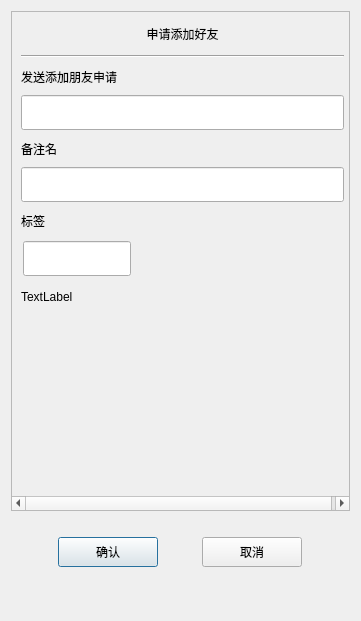
<?xml version="1.0" encoding="UTF-8"?>
<ui version="4.0">
 <class>ApplyFriend</class>
 <widget class="QDialog" name="ApplyFriend">
  <property name="geometry">
   <rect>
    <x>0</x>
    <y>0</y>
    <width>361</width>
    <height>621</height>
   </rect>
  </property>
  <property name="minimumSize">
   <size>
    <width>361</width>
    <height>621</height>
   </size>
  </property>
  <property name="maximumSize">
   <size>
    <width>361</width>
    <height>621</height>
   </size>
  </property>
  <property name="windowTitle">
   <string>Dialog</string>
  </property>
  <layout class="QVBoxLayout" name="verticalLayout">
   <item>
    <widget class="QScrollArea" name="scrollArea">
     <property name="minimumSize">
      <size>
       <width>0</width>
       <height>500</height>
      </size>
     </property>
     <property name="widgetResizable">
      <bool>true</bool>
     </property>
     <widget class="QWidget" name="scrollcontent">
      <property name="geometry">
       <rect>
        <x>0</x>
        <y>0</y>
        <width>347</width>
        <height>498</height>
       </rect>
      </property>
      <layout class="QVBoxLayout" name="verticalLayout_6">
       <property name="spacing">
        <number>0</number>
       </property>
       <property name="leftMargin">
        <number>0</number>
       </property>
       <property name="rightMargin">
        <number>0</number>
       </property>
       <item>
        <widget class="QLabel" name="apply_lb">
         <property name="minimumSize">
          <size>
           <width>0</width>
           <height>25</height>
          </size>
         </property>
         <property name="maximumSize">
          <size>
           <width>16777215</width>
           <height>25</height>
          </size>
         </property>
         <property name="text">
          <string>申请添加好友</string>
         </property>
         <property name="alignment">
          <set>Qt::AlignmentFlag::AlignCenter</set>
         </property>
        </widget>
       </item>
       <item>
        <widget class="QWidget" name="apply_wid" native="true">
         <layout class="QVBoxLayout" name="verticalLayout_2">
          <item>
           <widget class="Line" name="h_line">
            <property name="orientation">
             <enum>Qt::Orientation::Horizontal</enum>
            </property>
           </widget>
          </item>
          <item>
           <widget class="QLabel" name="label">
            <property name="minimumSize">
             <size>
              <width>0</width>
              <height>25</height>
             </size>
            </property>
            <property name="maximumSize">
             <size>
              <width>16777215</width>
              <height>25</height>
             </size>
            </property>
            <property name="text">
             <string>发送添加朋友申请</string>
            </property>
           </widget>
          </item>
          <item>
           <widget class="CustomizeEdit" name="name_ed">
            <property name="minimumSize">
             <size>
              <width>0</width>
              <height>35</height>
             </size>
            </property>
            <property name="maximumSize">
             <size>
              <width>16777215</width>
              <height>35</height>
             </size>
            </property>
           </widget>
          </item>
          <item>
           <widget class="QLabel" name="label_2">
            <property name="minimumSize">
             <size>
              <width>0</width>
              <height>25</height>
             </size>
            </property>
            <property name="maximumSize">
             <size>
              <width>16777215</width>
              <height>25</height>
             </size>
            </property>
            <property name="text">
             <string>备注名</string>
            </property>
           </widget>
          </item>
          <item>
           <widget class="CustomizeEdit" name="back_ed">
            <property name="minimumSize">
             <size>
              <width>0</width>
              <height>35</height>
             </size>
            </property>
            <property name="maximumSize">
             <size>
              <width>16777215</width>
              <height>35</height>
             </size>
            </property>
           </widget>
          </item>
          <item>
           <widget class="QLabel" name="label_3">
            <property name="minimumSize">
             <size>
              <width>0</width>
              <height>25</height>
             </size>
            </property>
            <property name="maximumSize">
             <size>
              <width>16777215</width>
              <height>25</height>
             </size>
            </property>
            <property name="text">
             <string>标签</string>
            </property>
           </widget>
          </item>
          <item>
           <widget class="QWidget" name="lb_group_wid" native="true">
            <property name="minimumSize">
             <size>
              <width>0</width>
              <height>50</height>
             </size>
            </property>
            <layout class="QVBoxLayout" name="verticalLayout_4">
             <property name="spacing">
              <number>0</number>
             </property>
             <property name="leftMargin">
              <number>0</number>
             </property>
             <property name="topMargin">
              <number>0</number>
             </property>
             <property name="rightMargin">
              <number>0</number>
             </property>
             <property name="bottomMargin">
              <number>0</number>
             </property>
             <item>
              <widget class="QWidget" name="gridWidget" native="true">
               <property name="minimumSize">
                <size>
                 <width>0</width>
                 <height>40</height>
                </size>
               </property>
               <property name="maximumSize">
                <size>
                 <width>16777215</width>
                 <height>40</height>
                </size>
               </property>
               <widget class="CustomizeEdit" name="lb_ed">
                <property name="geometry">
                 <rect>
                  <x>2</x>
                  <y>2</y>
                  <width>108</width>
                  <height>35</height>
                 </rect>
                </property>
                <property name="minimumSize">
                 <size>
                  <width>0</width>
                  <height>0</height>
                 </size>
                </property>
                <property name="maximumSize">
                 <size>
                  <width>16777215</width>
                  <height>35</height>
                 </size>
                </property>
               </widget>
              </widget>
             </item>
             <item>
              <widget class="QWidget" name="input_tip_wid" native="true">
               <property name="minimumSize">
                <size>
                 <width>0</width>
                 <height>35</height>
                </size>
               </property>
               <layout class="QVBoxLayout" name="verticalLayout_5">
                <property name="spacing">
                 <number>0</number>
                </property>
                <property name="leftMargin">
                 <number>0</number>
                </property>
                <property name="topMargin">
                 <number>0</number>
                </property>
                <property name="rightMargin">
                 <number>0</number>
                </property>
                <property name="bottomMargin">
                 <number>0</number>
                </property>
                <item>
                 <widget class="ClickedOnceLabel" name="tip_lb">
                  <property name="text">
                   <string>TextLabel</string>
                  </property>
                  <property name="alignment">
                   <set>Qt::AlignmentFlag::AlignLeading|Qt::AlignmentFlag::AlignLeft|Qt::AlignmentFlag::AlignVCenter</set>
                  </property>
                 </widget>
                </item>
               </layout>
              </widget>
             </item>
            </layout>
           </widget>
          </item>
          <item>
           <widget class="QWidget" name="widget" native="true">
            <property name="minimumSize">
             <size>
              <width>0</width>
              <height>60</height>
             </size>
            </property>
            <property name="maximumSize">
             <size>
              <width>16777215</width>
              <height>16777215</height>
             </size>
            </property>
            <layout class="QHBoxLayout" name="horizontalLayout">
             <property name="leftMargin">
              <number>0</number>
             </property>
             <property name="topMargin">
              <number>0</number>
             </property>
             <property name="rightMargin">
              <number>0</number>
             </property>
             <property name="bottomMargin">
              <number>0</number>
             </property>
             <item>
              <widget class="QWidget" name="lb_list" native="true">
               <property name="minimumSize">
                <size>
                 <width>287</width>
                 <height>50</height>
                </size>
               </property>
               <property name="maximumSize">
                <size>
                 <width>287</width>
                 <height>16777215</height>
                </size>
               </property>
              </widget>
             </item>
             <item>
              <widget class="QWidget" name="more_lb_wid" native="true">
               <property name="minimumSize">
                <size>
                 <width>30</width>
                 <height>0</height>
                </size>
               </property>
               <property name="maximumSize">
                <size>
                 <width>30</width>
                 <height>16777215</height>
                </size>
               </property>
               <layout class="QVBoxLayout" name="verticalLayout_3">
                <property name="leftMargin">
                 <number>2</number>
                </property>
                <property name="topMargin">
                 <number>2</number>
                </property>
                <property name="rightMargin">
                 <number>2</number>
                </property>
                <property name="bottomMargin">
                 <number>2</number>
                </property>
                <item>
                 <spacer name="verticalSpacer_2">
                  <property name="orientation">
                   <enum>Qt::Orientation::Vertical</enum>
                  </property>
                  <property name="sizeHint" stdset="0">
                   <size>
                    <width>20</width>
                    <height>40</height>
                   </size>
                  </property>
                 </spacer>
                </item>
                <item>
                 <widget class="ClickedOnceLabel" name="more_lb">
                  <property name="minimumSize">
                   <size>
                    <width>25</width>
                    <height>25</height>
                   </size>
                  </property>
                  <property name="maximumSize">
                   <size>
                    <width>25</width>
                    <height>25</height>
                   </size>
                  </property>
                  <property name="text">
                   <string/>
                  </property>
                 </widget>
                </item>
                <item>
                 <spacer name="verticalSpacer_4">
                  <property name="orientation">
                   <enum>Qt::Orientation::Vertical</enum>
                  </property>
                  <property name="sizeType">
                   <enum>QSizePolicy::Policy::Fixed</enum>
                  </property>
                  <property name="sizeHint" stdset="0">
                   <size>
                    <width>20</width>
                    <height>60</height>
                   </size>
                  </property>
                 </spacer>
                </item>
               </layout>
              </widget>
             </item>
            </layout>
           </widget>
          </item>
         </layout>
        </widget>
       </item>
      </layout>
     </widget>
    </widget>
   </item>
   <item>
    <spacer name="verticalSpacer_3">
     <property name="orientation">
      <enum>Qt::Orientation::Vertical</enum>
     </property>
     <property name="sizeType">
      <enum>QSizePolicy::Policy::Fixed</enum>
     </property>
     <property name="sizeHint" stdset="0">
      <size>
       <width>20</width>
       <height>10</height>
      </size>
     </property>
    </spacer>
   </item>
   <item>
    <widget class="QWidget" name="apply_sure_wid" native="true">
     <property name="minimumSize">
      <size>
       <width>0</width>
       <height>50</height>
      </size>
     </property>
     <layout class="QHBoxLayout" name="horizontalLayout_2">
      <item>
       <spacer name="horizontalSpacer">
        <property name="orientation">
         <enum>Qt::Orientation::Horizontal</enum>
        </property>
        <property name="sizeHint" stdset="0">
         <size>
          <width>39</width>
          <height>20</height>
         </size>
        </property>
       </spacer>
      </item>
      <item>
       <widget class="ClickedBtn" name="sure_btn">
        <property name="minimumSize">
         <size>
          <width>100</width>
          <height>30</height>
         </size>
        </property>
        <property name="maximumSize">
         <size>
          <width>100</width>
          <height>30</height>
         </size>
        </property>
        <property name="text">
         <string>确认</string>
        </property>
       </widget>
      </item>
      <item>
       <spacer name="horizontalSpacer_3">
        <property name="orientation">
         <enum>Qt::Orientation::Horizontal</enum>
        </property>
        <property name="sizeHint" stdset="0">
         <size>
          <width>40</width>
          <height>20</height>
         </size>
        </property>
       </spacer>
      </item>
      <item>
       <widget class="ClickedBtn" name="cancel_btn">
        <property name="minimumSize">
         <size>
          <width>100</width>
          <height>30</height>
         </size>
        </property>
        <property name="text">
         <string>取消</string>
        </property>
       </widget>
      </item>
      <item>
       <spacer name="horizontalSpacer_2">
        <property name="orientation">
         <enum>Qt::Orientation::Horizontal</enum>
        </property>
        <property name="sizeHint" stdset="0">
         <size>
          <width>40</width>
          <height>20</height>
         </size>
        </property>
       </spacer>
      </item>
     </layout>
    </widget>
   </item>
   <item>
    <spacer name="verticalSpacer">
     <property name="orientation">
      <enum>Qt::Orientation::Vertical</enum>
     </property>
     <property name="sizeHint" stdset="0">
      <size>
       <width>20</width>
       <height>31</height>
      </size>
     </property>
    </spacer>
   </item>
  </layout>
 </widget>
 <customwidgets>
  <customwidget>
   <class>ClickedBtn</class>
   <extends>QPushButton</extends>
   <header location="global">clickedbtn.h</header>
  </customwidget>
  <customwidget>
   <class>CustomizeEdit</class>
   <extends>QLineEdit</extends>
   <header>customizeedit.h</header>
  </customwidget>
  <customwidget>
   <class>ClickedOnceLabel</class>
   <extends>QLabel</extends>
   <header>clickedoncelabel.h</header>
  </customwidget>
 </customwidgets>
 <resources/>
 <connections/>
</ui>
